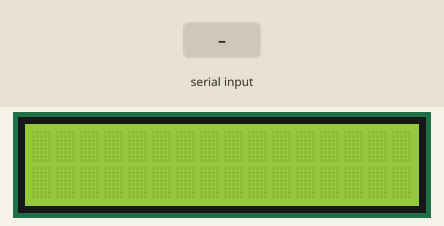
A sketch run on a simulated Arduino Uno, built with avr-gcc and run on an emulated ATmega328P. Parts: 16×2 character LCD. The inputs (shaded band) are chosen by the test bench. What the sketch prints to the serial monitor is not drawn.

Above: at 1.2 s.
1.3 s: "1" received over Serial
At 2.5 s:
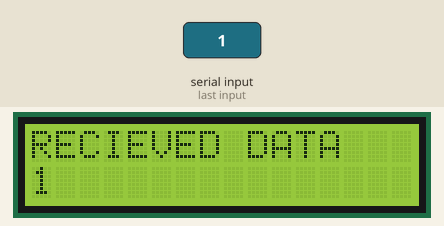
2.8 s: "0" received over Serial
At 3.9 s:
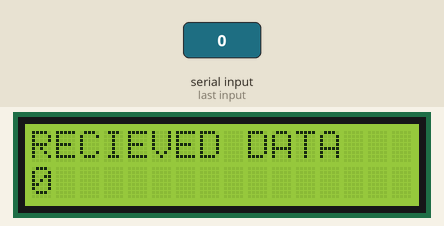
4.3 s: "2" received over Serial
At 5.1 s:
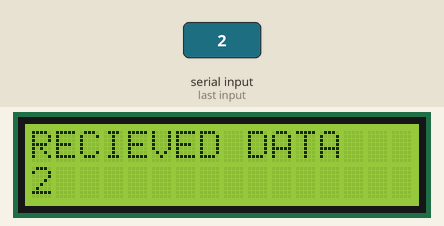
Timing chart, 0 to 7.3 s (numbered marks = the images above; inputs shaded):
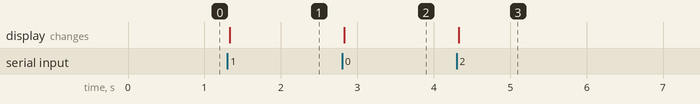

The sketch:

EXP11.ino
```cpp
#include <Wire.h>
#include <LiquidCrystal_I2C.h>
LiquidCrystal_I2C lcd(0x27,16,2);
String read_data;
void setup()
{
 Serial.begin(9600);
  lcd.begin();
  lcd.backlight();
  lcd.clear();
}
void loop()
{
while (Serial.available())
  {
delay(10);
char c = Serial.read();
read_data+= c;

}
if (read_data.length() > 0)
{
Serial.print("RECIEVED DATA:");
Serial.println(read_data);
lcd.clear();
lcd.setCursor(0,0);
lcd.print("RECIEVED DATA");
lcd.setCursor(0,1);
lcd.print(read_data);
delay(1000);
}
read_data="";
}
```

Measured:
- after the input at 1.3 s, the display: changes at once (image 1)
- after the input at 2.8 s, the display: changes at once (image 2)
- after the input at 4.3 s, the display: changes at once (image 3)
